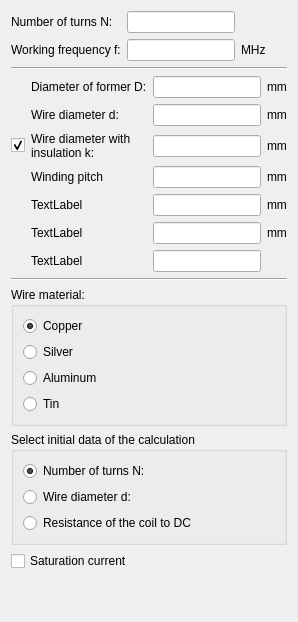
         <widget class="QWidget" name="tab_2">
          <property name="sizePolicy">
           <sizepolicy hsizetype="Preferred" vsizetype="Preferred">
            <horstretch>0</horstretch>
            <verstretch>0</verstretch>
           </sizepolicy>
          </property>
          <attribute name="title">
           <string>Inductance</string>
          </attribute>
          <layout class="QHBoxLayout" name="horizontalLayout_3">
           <item>
            <layout class="QVBoxLayout" name="verticalLayout_4">
             <item>
              <layout class="QGridLayout" name="gridLayout_3">
               <item row="0" column="0">
                <widget class="QLabel" name="label_N">
                 <property name="text">
                  <string notr="true">Number of turns N:</string>
                 </property>
                 <property name="wordWrap">
                  <bool>true</bool>
                 </property>
                </widget>
               </item>
               <item row="1" column="0">
                <widget class="QLabel" name="label_freq2">
                 <property name="text">
                  <string notr="true">Working frequency f:</string>
                 </property>
                 <property name="wordWrap">
                  <bool>true</bool>
                 </property>
                </widget>
               </item>
               <item row="0" column="1">
                <widget class="QLineEdit" name="lineEdit_N">
                 <property name="sizePolicy">
                  <sizepolicy hsizetype="Fixed" vsizetype="Fixed">
                   <horstretch>0</horstretch>
                   <verstretch>0</verstretch>
                  </sizepolicy>
                 </property>
                </widget>
               </item>
               <item row="1" column="1">
                <widget class="QLineEdit" name="lineEdit_freq2">
                 <property name="sizePolicy">
                  <sizepolicy hsizetype="Fixed" vsizetype="Fixed">
                   <horstretch>0</horstretch>
                   <verstretch>0</verstretch>
                  </sizepolicy>
                 </property>
                </widget>
               </item>
               <item row="1" column="2">
                <widget class="QLabel" name="label_freq_m2">
                 <property name="text">
                  <string notr="true">MHz</string>
                 </property>
                </widget>
               </item>
               <item row="0" column="2">
                <widget class="QLabel" name="label_7">
                 <property name="text">
                  <string notr="true"/>
                 </property>
                </widget>
               </item>
              </layout>
             </item>
             <item>
              <widget class="Line" name="line_2">
               <property name="orientation">
                <enum>Qt::Horizontal</enum>
               </property>
              </widget>
             </item>
             <item>
              <layout class="QGridLayout" name="gridLayout_4" columnstretch="0,1,0,0">
               <item row="7" column="3">
                <widget class="QLabel" name="label_07_2">
                 <property name="text">
                  <string notr="true"/>
                 </property>
                </widget>
               </item>
               <item row="5" column="2">
                <widget class="QLineEdit" name="lineEdit_5_2">
                 <property name="sizePolicy">
                  <sizepolicy hsizetype="Fixed" vsizetype="Fixed">
                   <horstretch>0</horstretch>
                   <verstretch>0</verstretch>
                  </sizepolicy>
                 </property>
                </widget>
               </item>
               <item row="4" column="2">
                <widget class="QLineEdit" name="lineEdit_4_2">
                 <property name="sizePolicy">
                  <sizepolicy hsizetype="Fixed" vsizetype="Fixed">
                   <horstretch>0</horstretch>
                   <verstretch>0</verstretch>
                  </sizepolicy>
                 </property>
                </widget>
               </item>
               <item row="4" column="3">
                <widget class="QLabel" name="label_04_2">
                 <property name="sizePolicy">
                  <sizepolicy hsizetype="Preferred" vsizetype="Preferred">
                   <horstretch>0</horstretch>
                   <verstretch>0</verstretch>
                  </sizepolicy>
                 </property>
                 <property name="text">
                  <string notr="true">mm</string>
                 </property>
                </widget>
               </item>
               <item row="1" column="2">
                <widget class="QLineEdit" name="lineEdit_2_2">
                 <property name="sizePolicy">
                  <sizepolicy hsizetype="Fixed" vsizetype="Fixed">
                   <horstretch>0</horstretch>
                   <verstretch>0</verstretch>
                  </sizepolicy>
                 </property>
                </widget>
               </item>
               <item row="3" column="3">
                <widget class="QLabel" name="label_03_2">
                 <property name="sizePolicy">
                  <sizepolicy hsizetype="Preferred" vsizetype="Preferred">
                   <horstretch>0</horstretch>
                   <verstretch>0</verstretch>
                  </sizepolicy>
                 </property>
                 <property name="text">
                  <string notr="true">mm</string>
                 </property>
                </widget>
               </item>
               <item row="0" column="2">
                <widget class="QLineEdit" name="lineEdit_1_2">
                 <property name="sizePolicy">
                  <sizepolicy hsizetype="Fixed" vsizetype="Fixed">
                   <horstretch>0</horstretch>
                   <verstretch>0</verstretch>
                  </sizepolicy>
                 </property>
                </widget>
               </item>
               <item row="0" column="1">
                <widget class="QLabel" name="label_1_2">
                 <property name="sizePolicy">
                  <sizepolicy hsizetype="Preferred" vsizetype="Preferred">
                   <horstretch>0</horstretch>
                   <verstretch>0</verstretch>
                  </sizepolicy>
                 </property>
                 <property name="text">
                  <string notr="true">Diameter of former D:</string>
                 </property>
                 <property name="wordWrap">
                  <bool>true</bool>
                 </property>
                </widget>
               </item>
               <item row="0" column="3">
                <widget class="QLabel" name="label_01_2">
                 <property name="sizePolicy">
                  <sizepolicy hsizetype="Preferred" vsizetype="Preferred">
                   <horstretch>0</horstretch>
                   <verstretch>0</verstretch>
                  </sizepolicy>
                 </property>
                 <property name="text">
                  <string notr="true">mm</string>
                 </property>
                </widget>
               </item>
               <item row="3" column="1">
                <widget class="QLabel" name="label_3_2">
                 <property name="sizePolicy">
                  <sizepolicy hsizetype="Preferred" vsizetype="Preferred">
                   <horstretch>0</horstretch>
                   <verstretch>0</verstretch>
                  </sizepolicy>
                 </property>
                 <property name="text">
                  <string notr="true">Wire diameter with insulation k:</string>
                 </property>
                 <property name="wordWrap">
                  <bool>true</bool>
                 </property>
                </widget>
               </item>
               <item row="3" column="2">
                <widget class="QLineEdit" name="lineEdit_3_2">
                 <property name="sizePolicy">
                  <sizepolicy hsizetype="Fixed" vsizetype="Fixed">
                   <horstretch>0</horstretch>
                   <verstretch>0</verstretch>
                  </sizepolicy>
                 </property>
                </widget>
               </item>
               <item row="1" column="3">
                <widget class="QLabel" name="label_02_2">
                 <property name="sizePolicy">
                  <sizepolicy hsizetype="Preferred" vsizetype="Preferred">
                   <horstretch>0</horstretch>
                   <verstretch>0</verstretch>
                  </sizepolicy>
                 </property>
                 <property name="text">
                  <string notr="true">mm</string>
                 </property>
                </widget>
               </item>
               <item row="4" column="1">
                <widget class="QLabel" name="label_4_2">
                 <property name="sizePolicy">
                  <sizepolicy hsizetype="Preferred" vsizetype="Preferred">
                   <horstretch>0</horstretch>
                   <verstretch>0</verstretch>
                  </sizepolicy>
                 </property>
                 <property name="text">
                  <string notr="true">Winding pitch</string>
                 </property>
                 <property name="wordWrap">
                  <bool>true</bool>
                 </property>
                </widget>
               </item>
               <item row="1" column="1">
                <widget class="QLabel" name="label_2_2">
                 <property name="sizePolicy">
                  <sizepolicy hsizetype="Preferred" vsizetype="Preferred">
                   <horstretch>0</horstretch>
                   <verstretch>0</verstretch>
                  </sizepolicy>
                 </property>
                 <property name="text">
                  <string notr="true">Wire diameter d:</string>
                 </property>
                 <property name="wordWrap">
                  <bool>true</bool>
                 </property>
                </widget>
               </item>
               <item row="5" column="3">
                <widget class="QLabel" name="label_05_2">
                 <property name="sizePolicy">
                  <sizepolicy hsizetype="Preferred" vsizetype="Preferred">
                   <horstretch>0</horstretch>
                   <verstretch>0</verstretch>
                  </sizepolicy>
                 </property>
                 <property name="text">
                  <string notr="true">mm</string>
                 </property>
                </widget>
               </item>
               <item row="5" column="1">
                <widget class="QLabel" name="label_5_2">
                 <property name="sizePolicy">
                  <sizepolicy hsizetype="Preferred" vsizetype="Preferred">
                   <horstretch>0</horstretch>
                   <verstretch>0</verstretch>
                  </sizepolicy>
                 </property>
                 <property name="text">
                  <string notr="true">TextLabel</string>
                 </property>
                 <property name="wordWrap">
                  <bool>true</bool>
                 </property>
                </widget>
               </item>
               <item row="6" column="1">
                <widget class="QLabel" name="label_6_2">
                 <property name="sizePolicy">
                  <sizepolicy hsizetype="Preferred" vsizetype="Preferred">
                   <horstretch>0</horstretch>
                   <verstretch>0</verstretch>
                  </sizepolicy>
                 </property>
                 <property name="text">
                  <string notr="true">TextLabel</string>
                 </property>
                 <property name="wordWrap">
                  <bool>true</bool>
                 </property>
                </widget>
               </item>
               <item row="6" column="2">
                <widget class="QLineEdit" name="lineEdit_6_2">
                 <property name="sizePolicy">
                  <sizepolicy hsizetype="Fixed" vsizetype="Fixed">
                   <horstretch>0</horstretch>
                   <verstretch>0</verstretch>
                  </sizepolicy>
                 </property>
                </widget>
               </item>
               <item row="6" column="3">
                <widget class="QLabel" name="label_06_2">
                 <property name="sizePolicy">
                  <sizepolicy hsizetype="Preferred" vsizetype="Preferred">
                   <horstretch>0</horstretch>
                   <verstretch>0</verstretch>
                  </sizepolicy>
                 </property>
                 <property name="text">
                  <string notr="true">mm</string>
                 </property>
                </widget>
               </item>
               <item row="7" column="1">
                <widget class="QLabel" name="label_7_2">
                 <property name="sizePolicy">
                  <sizepolicy hsizetype="Fixed" vsizetype="Preferred">
                   <horstretch>0</horstretch>
                   <verstretch>0</verstretch>
                  </sizepolicy>
                 </property>
                 <property name="maximumSize">
                  <size>
                   <width>400</width>
                   <height>16777215</height>
                  </size>
                 </property>
                 <property name="text">
                  <string notr="true">TextLabel</string>
                 </property>
                 <property name="wordWrap">
                  <bool>true</bool>
                 </property>
                </widget>
               </item>
               <item row="7" column="2">
                <widget class="QLineEdit" name="lineEdit_7_2">
                 <property name="sizePolicy">
                  <sizepolicy hsizetype="Fixed" vsizetype="Fixed">
                   <horstretch>0</horstretch>
                   <verstretch>0</verstretch>
                  </sizepolicy>
                 </property>
                </widget>
               </item>
               <item row="3" column="0">
                <widget class="QCheckBox" name="checkBox_isInsulation2">
                 <property name="sizePolicy">
                  <sizepolicy hsizetype="Minimum" vsizetype="Fixed">
                   <horstretch>0</horstretch>
                   <verstretch>0</verstretch>
                  </sizepolicy>
                 </property>
                 <property name="maximumSize">
                  <size>
                   <width>15</width>
                   <height>16777215</height>
                  </size>
                 </property>
                 <property name="focusPolicy">
                  <enum>Qt::NoFocus</enum>
                 </property>
                 <property name="toolTip">
                  <string>Wire has insulation</string>
                 </property>
                 <property name="accessibleDescription">
                  <string notr="true"/>
                 </property>
                 <property name="text">
                  <string notr="true"/>
                 </property>
                 <property name="shortcut">
                  <string notr="true"/>
                 </property>
                 <property name="checked">
                  <bool>true</bool>
                 </property>
                </widget>
               </item>
              </layout>
             </item>
             <item>
              <widget class="Line" name="line_7">
               <property name="orientation">
                <enum>Qt::Horizontal</enum>
               </property>
              </widget>
             </item>
             <item>
              <widget class="QGroupBox" name="groupBox_2">
               <property name="sizePolicy">
                <sizepolicy hsizetype="Preferred" vsizetype="Fixed">
                 <horstretch>0</horstretch>
                 <verstretch>0</verstretch>
                </sizepolicy>
               </property>
               <property name="title">
                <string>Wire material:</string>
               </property>
               <layout class="QVBoxLayout" name="verticalLayout_5">
                <item>
                 <widget class="QRadioButton" name="radioButton_1_2">
                  <property name="focusPolicy">
                   <enum>Qt::NoFocus</enum>
                  </property>
                  <property name="text">
                   <string>Copper</string>
                  </property>
                  <property name="checked">
                   <bool>true</bool>
                  </property>
                 </widget>
                </item>
                <item>
                 <widget class="QRadioButton" name="radioButton_2_2">
                  <property name="focusPolicy">
                   <enum>Qt::NoFocus</enum>
                  </property>
                  <property name="text">
                   <string>Silver</string>
                  </property>
                 </widget>
                </item>
                <item>
                 <widget class="QRadioButton" name="radioButton_3_2">
                  <property name="focusPolicy">
                   <enum>Qt::NoFocus</enum>
                  </property>
                  <property name="text">
                   <string>Aluminum</string>
                  </property>
                 </widget>
                </item>
                <item>
                 <widget class="QRadioButton" name="radioButton_4_2">
                  <property name="focusPolicy">
                   <enum>Qt::NoFocus</enum>
                  </property>
                  <property name="text">
                   <string>Tin</string>
                  </property>
                 </widget>
                </item>
               </layout>
              </widget>
             </item>
             <item>
              <widget class="QGroupBox" name="groupBox_7">
               <property name="sizePolicy">
                <sizepolicy hsizetype="Preferred" vsizetype="Fixed">
                 <horstretch>0</horstretch>
                 <verstretch>0</verstretch>
                </sizepolicy>
               </property>
               <property name="title">
                <string>Select initial data of the calculation</string>
               </property>
               <layout class="QVBoxLayout" name="verticalLayout_10">
                <item>
                 <widget class="QRadioButton" name="radioButton_6">
                  <property name="focusPolicy">
                   <enum>Qt::NoFocus</enum>
                  </property>
                  <property name="text">
                   <string notr="true">Number of turns N:</string>
                  </property>
                  <property name="checked">
                   <bool>true</bool>
                  </property>
                 </widget>
                </item>
                <item>
                 <widget class="QRadioButton" name="radioButton_7">
                  <property name="focusPolicy">
                   <enum>Qt::NoFocus</enum>
                  </property>
                  <property name="text">
                   <string notr="true">Wire diameter d:</string>
                  </property>
                  <property name="checked">
                   <bool>false</bool>
                  </property>
                 </widget>
                </item>
                <item>
                 <widget class="QRadioButton" name="radioButton_8">
                  <property name="focusPolicy">
                   <enum>Qt::NoFocus</enum>
                  </property>
                  <property name="text">
                   <string notr="true">Resistance of the coil to DC</string>
                  </property>
                 </widget>
                </item>
               </layout>
              </widget>
             </item>
             <item>
              <widget class="QCheckBox" name="checkBox_saturationCurrent_2">
               <property name="text">
                <string>Saturation current</string>
               </property>
              </widget>
             </item>
             <item>
              <spacer name="verticalSpacer_3">
               <property name="orientation">
                <enum>Qt::Vertical</enum>
               </property>
               <property name="sizeHint" stdset="0">
                <size>
                 <width>20</width>
                 <height>40</height>
                </size>
               </property>
              </spacer>
             </item>
            </layout>
           </item>
          </layout>
         </widget>
